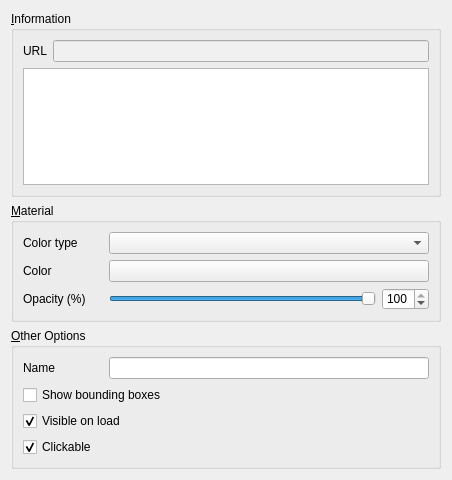
<?xml version="1.0" encoding="UTF-8"?>
<ui version="4.0">
 <class>PCPropertiesWidget</class>
 <widget class="QWidget" name="PCPropertiesWidget">
  <property name="geometry">
   <rect>
    <x>0</x>
    <y>0</y>
    <width>452</width>
    <height>480</height>
   </rect>
  </property>
  <property name="windowTitle">
   <string>Form</string>
  </property>
  <layout class="QVBoxLayout" name="verticalLayout">
   <item>
    <widget class="QGroupBox" name="groupBox">
     <property name="title">
      <string>&amp;Information</string>
     </property>
     <layout class="QGridLayout" name="gridLayout_2">
      <item row="1" column="0">
       <widget class="QLabel" name="label_3">
        <property name="text">
         <string>URL</string>
        </property>
       </widget>
      </item>
      <item row="1" column="1">
       <widget class="QLineEdit" name="url">
        <property name="styleSheet">
         <string notr="true">background-color: #F0F0F0;</string>
        </property>
        <property name="readOnly">
         <bool>true</bool>
        </property>
       </widget>
      </item>
      <item row="2" column="0" colspan="2">
       <widget class="QTextBrowser" name="textBrowser">
        <property name="sizePolicy">
         <sizepolicy hsizetype="Expanding" vsizetype="Minimum">
          <horstretch>0</horstretch>
          <verstretch>0</verstretch>
         </sizepolicy>
        </property>
        <property name="minimumSize">
         <size>
          <width>0</width>
          <height>100</height>
         </size>
        </property>
       </widget>
      </item>
     </layout>
    </widget>
   </item>
   <item>
    <widget class="QGroupBox" name="groupBox_2">
     <property name="title">
      <string>&amp;Material</string>
     </property>
     <layout class="QGridLayout" name="gridLayout">
      <item row="2" column="0">
       <widget class="QLabel" name="label_17">
        <property name="text">
         <string>Opacity (%)</string>
        </property>
       </widget>
      </item>
      <item row="2" column="1">
       <widget class="QSlider" name="horizontalSlider_Opacity">
        <property name="sizePolicy">
         <sizepolicy hsizetype="Expanding" vsizetype="Fixed">
          <horstretch>0</horstretch>
          <verstretch>0</verstretch>
         </sizepolicy>
        </property>
        <property name="minimumSize">
         <size>
          <width>0</width>
          <height>22</height>
         </size>
        </property>
        <property name="maximum">
         <number>100</number>
        </property>
        <property name="value">
         <number>100</number>
        </property>
        <property name="orientation">
         <enum>Qt::Horizontal</enum>
        </property>
       </widget>
      </item>
      <item row="0" column="0">
       <widget class="QLabel" name="label_4">
        <property name="minimumSize">
         <size>
          <width>80</width>
          <height>0</height>
         </size>
        </property>
        <property name="text">
         <string>Color type</string>
        </property>
       </widget>
      </item>
      <item row="1" column="0">
       <widget class="QLabel" name="label_Color">
        <property name="text">
         <string>Color</string>
        </property>
       </widget>
      </item>
      <item row="2" column="2">
       <widget class="QSpinBox" name="spinBox_Opacity">
        <property name="enabled">
         <bool>true</bool>
        </property>
        <property name="minimumSize">
         <size>
          <width>0</width>
          <height>22</height>
         </size>
        </property>
        <property name="prefix">
         <string extracomment="%"/>
        </property>
        <property name="minimum">
         <number>0</number>
        </property>
        <property name="maximum">
         <number>100</number>
        </property>
        <property name="singleStep">
         <number>1</number>
        </property>
        <property name="value">
         <number>100</number>
        </property>
       </widget>
      </item>
      <item row="1" column="1" colspan="2">
       <widget class="QgsColorButton" name="colorButton_Color">
        <property name="sizePolicy">
         <sizepolicy hsizetype="Preferred" vsizetype="Fixed">
          <horstretch>0</horstretch>
          <verstretch>0</verstretch>
         </sizepolicy>
        </property>
        <property name="minimumSize">
         <size>
          <width>0</width>
          <height>22</height>
         </size>
        </property>
       </widget>
      </item>
      <item row="0" column="1" colspan="2">
       <widget class="QComboBox" name="comboBox_ColorType"/>
      </item>
     </layout>
    </widget>
   </item>
   <item>
    <widget class="QGroupBox" name="groupBox_3">
     <property name="title">
      <string>&amp;Other Options</string>
     </property>
     <layout class="QGridLayout" name="gridLayout_3">
      <item row="0" column="0">
       <widget class="QLabel" name="label">
        <property name="minimumSize">
         <size>
          <width>80</width>
          <height>0</height>
         </size>
        </property>
        <property name="text">
         <string>Name</string>
        </property>
       </widget>
      </item>
      <item row="0" column="1">
       <widget class="QLineEdit" name="lineEdit_Name"/>
      </item>
      <item row="2" column="0" colspan="2">
       <widget class="QCheckBox" name="checkBox_BoxVisible">
        <property name="text">
         <string>Show bounding boxes</string>
        </property>
       </widget>
      </item>
      <item row="3" column="0" colspan="2">
       <widget class="QCheckBox" name="checkBox_Visible">
        <property name="text">
         <string>Visible on load</string>
        </property>
        <property name="checked">
         <bool>true</bool>
        </property>
       </widget>
      </item>
      <item row="4" column="0" colspan="2">
       <widget class="QCheckBox" name="checkBox_Clickable">
        <property name="text">
         <string>Clickable</string>
        </property>
        <property name="checked">
         <bool>true</bool>
        </property>
       </widget>
      </item>
     </layout>
    </widget>
   </item>
   <item>
    <spacer name="verticalSpacer">
     <property name="orientation">
      <enum>Qt::Vertical</enum>
     </property>
     <property name="sizeHint" stdset="0">
      <size>
       <width>20</width>
       <height>40</height>
      </size>
     </property>
    </spacer>
   </item>
  </layout>
 </widget>
 <customwidgets>
  <customwidget>
   <class>QgsColorButton</class>
   <extends>QToolButton</extends>
   <header>qgis.gui</header>
  </customwidget>
 </customwidgets>
 <tabstops>
  <tabstop>url</tabstop>
  <tabstop>textBrowser</tabstop>
  <tabstop>comboBox_ColorType</tabstop>
  <tabstop>colorButton_Color</tabstop>
  <tabstop>horizontalSlider_Opacity</tabstop>
  <tabstop>spinBox_Opacity</tabstop>
  <tabstop>lineEdit_Name</tabstop>
  <tabstop>checkBox_BoxVisible</tabstop>
  <tabstop>checkBox_Visible</tabstop>
  <tabstop>checkBox_Clickable</tabstop>
 </tabstops>
 <resources/>
 <connections>
  <connection>
   <sender>spinBox_Opacity</sender>
   <signal>valueChanged(int)</signal>
   <receiver>horizontalSlider_Opacity</receiver>
   <slot>setValue(int)</slot>
   <hints>
    <hint type="sourcelabel">
     <x>292</x>
     <y>248</y>
    </hint>
    <hint type="destinationlabel">
     <x>173</x>
     <y>248</y>
    </hint>
   </hints>
  </connection>
  <connection>
   <sender>horizontalSlider_Opacity</sender>
   <signal>valueChanged(int)</signal>
   <receiver>spinBox_Opacity</receiver>
   <slot>setValue(int)</slot>
   <hints>
    <hint type="sourcelabel">
     <x>173</x>
     <y>248</y>
    </hint>
    <hint type="destinationlabel">
     <x>292</x>
     <y>248</y>
    </hint>
   </hints>
  </connection>
 </connections>
</ui>
